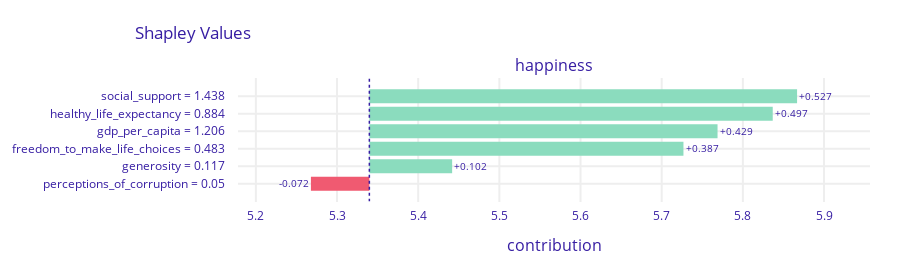

Notebook code cell kept with this figure:
### Code cell
explainer.predict_parts(X.loc['Poland'], type='shap').plot()

### Figure 1 — Plotly figure (JSON) as saved in the notebook; plotly's stock layout.template omitted (floating-point values rounded to 4 significant figures)
{"data": [{"base": 5.34, "hoverinfo": "text", "hoverlabel": {"bgcolor": "rgba(0,0,0,0.8)"}, "hovertext": ["Average response: 5.34<br>Prediction: 7.211<br>social_support = 1.438<br>increases average response <br>by 0.527", "Average response: 5.34<br>Prediction: 7.211<br>healthy_life_expectancy = 0.884<br>increases average response <br>by 0.497", "Average response: 5.34<br>Prediction: 7.211<br>gdp_per_capita = 1.206<br>increases average response <br>by 0.429", "Average response: 5.34<br>Prediction: 7.211<br>freedom_to_make_life_choices = 0.483<br>increases average response <br>by 0.387", "Average response: 5.34<br>Prediction: 7.211<br>generosity = 0.117<br>increases average response <br>by 0.102", "Average response: 5.34<br>Prediction: 7.211<br>perceptions_of_corruption = 0.05<br>decreases average response <br>by 0.072"], "marker": {"color": ["#8bdcbe", "#8bdcbe", "#8bdcbe", "#8bdcbe", "#8bdcbe", "#f05a71"]}, "orientation": "h", "showlegend": false, "text": ["+0.527", "+0.497", "+0.429", "+0.387", "+0.102", "-0.072"], "textposition": "outside", "type": "bar", "x": [0.527, 0.497, 0.429, 0.387, 0.102, -0.072], "xaxis": "x", "y": ["social_support = 1.438", "healthy_life_expectancy = 0.884", "gdp_per_capita = 1.206", "freedom_to_make_life_choices = 0.483", "generosity = 0.117", "perceptions_of_corruption = 0.05"], "yaxis": "y"}], "layout": {"annotations": [{"font": {"size": 16}, "showarrow": false, "text": "happiness", "x": 0.5, "xanchor": "center", "xref": "paper", "y": 1, "yanchor": "bottom", "yref": "paper"}, {"font": {"size": 16}, "showarrow": false, "text": "contribution", "x": 0.5, "xanchor": "center", "xref": "paper", "y": 0, "yanchor": "top", "yref": "paper", "yshift": -30}], "font": {"color": "#371ea3"}, "height": 273, "margin": {"b": 71, "r": 30, "t": 78}, "shapes": [{"line": {"color": "#371ea3", "dash": "dot", "width": 1.5}, "type": "line", "x0": 5.34, "x1": 5.34, "xref": "x", "y0": -1, "y1": 6, "yref": "y"}], "title": {"text": "Shapley Values", "x": 0.15}, "xaxis": {"anchor": "y", "automargin": true, "domain": [0, 1], "fixedrange": true, "gridwidth": 2, "range": [5.178, 5.957], "tickcolor": "white", "ticklen": 3, "ticks": "outside", "type": "linear", "zeroline": false}, "yaxis": {"anchor": "x", "automargin": true, "autorange": "reversed", "domain": [0, 1], "fixedrange": true, "gridwidth": 2, "tickcolor": "white", "ticklen": 10, "ticks": "outside", "type": "category"}}}
